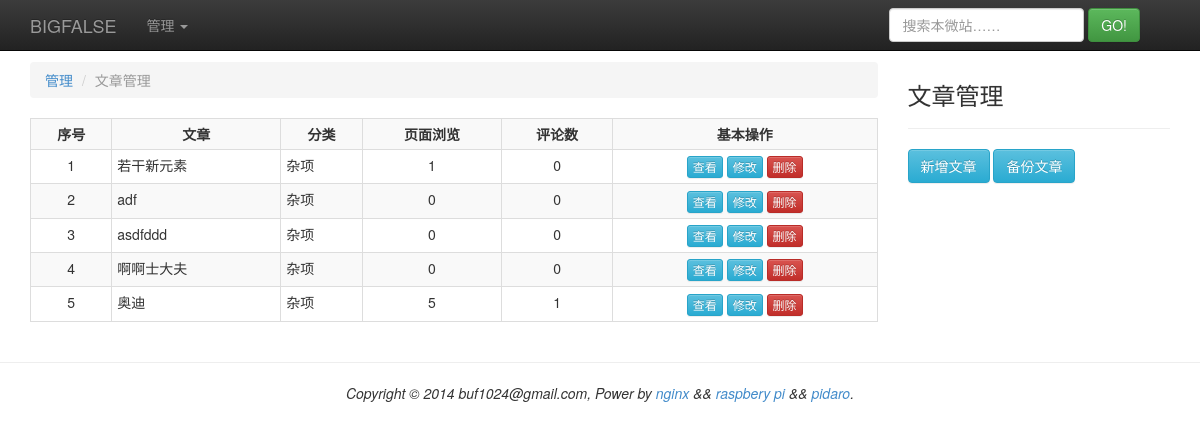
The app's page /manage/passage (signed in) with its own data.
### tinylog/models.py (models this page shows, shortened)
class Settings(models.Model):
    title = models.CharField(max_length = 128)
    brand = models.CharField(max_length = 128)
    copy_info = models.CharField(max_length = 256)
    blog_display_count = models.IntegerField()
    blog_notify = models.BooleanField()
    blog_overview = models.BooleanField()
    game_menu_count = models.IntegerField()
    create_time = models.DateTimeField()
    update_time = models.DateTimeField()

class Passage(models.Model):
    title = models.CharField(max_length = 128)
    content = models.TextField()
    summary = models.TextField(null=True)
    hot = models.IntegerField()
    visiable = models.BooleanField()
    enable_comment = models.BooleanField()
    front_flag = models.BooleanField()
    draft_flag = models.BooleanField()
    create_time = models.DateTimeField()
    update_time = models.DateTimeField()
    catalog = models.ForeignKey(Catalog, null=True)
    labels = models.ManyToManyField(Label)
    archive = models.ForeignKey(Archive)

class Catalog(models.Model):
    name = models.CharField(max_length = 64)
    desc = models.CharField(max_length = 512, null=True)
    type = models.IntegerField()
    create_time = models.DateTimeField()
    update_time = models.DateTimeField()

### tinylog/views.py (the view)
# urls.py: url(r'^manage/passage$', 'tinylog.views.mngpassage'),
def mngpassage(req):
    r = try_redirect(req)
    if r != None:
        return r
    settings = get_settings()
    setting = settings['setting']
    d = {}
    d['extral_block'] = get_mngpassage_extral_block()
    d['header_block'] = get_header_block(setting.title + u' : 文章管理',
                                              extjs = ['/js/mngpassage.js'])
    d['nav_block'] = get_nav_block(req)
    d['content_block'] = get_mngpassage_block()
    d['footer_block'] = get_footer_block()
    t = get_template('general.html')
    c = Context(d)
    h = t.render(c)
    return HttpResponse(h)

### tinylog/util.py (called while the page is built, shortened)
def get_settings(is_force = False):
    global _g_last_time
    global _g_read_interval
    now = int(time())
    diff = now - _g_last_time
    return _g_settings

def get_header_block(webtitle, extjs = None, extcss = None):
    settings = get_settings()
    d = {}
    d['webtitle'] = webtitle
    d['mstdjss'] = settings['stdjss']
    d['mstdcss'] = settings['stdcss']
    d['mextjs'] = extjs
    d['mextcss'] = extcss
    t = get_template('header.html')
    c = Context(d)
    h = t.render(c)
    return h

def get_nav_block(req):
    settings = get_settings()
    setting = settings['setting']
    games = settings['games']
    d = {}
    d['brand'] = setting.brand
    d['games'] = games
    d['admin'] = is_admin(req)
    t = get_template('nav.html')
    c = Context(d)
    h = t.render(c)
    return h

def get_passage_count_block():
    d = {}
    d['data_role'] = 'passage'
    d['data_page'] = 1
    count = Passage.objects.filter(visiable=True, draft_flag=False).count();
    settings = get_settings()
    setting = settings['setting']
    setting.blog_display_count
    pages = count / setting.blog_display_count
    if count % setting.blog_display_count != 0:
        pages = pages + 1
    d['page_total'] = pages
    t = get_template('pagecount.html')
    c = Context(d)
    h = t.render(c)
    return h

def get_footer_block():
    settings = get_settings()
    setting = settings['setting']
    d = {}
    d['copy_info'] = setting.copy_info
    t = get_template('footer.html')
    c = Context(d)
    h = t.render(c)
    return h

def get_confirm_dialog():
    d = {}
    d['dialog_id'] = 'dialog_confirm'
    d['dialog_title_id'] = 'dialog_confirm_title'
    d['dialog_body_id'] = 'dialog_confirm_body'
    d['dialog_title'] = u'确认'
    d['dialog_body'] = u'<h2>操作不可逆，是否确定？</h2>'
    btn_no = {}
    btn_no['id'] = 'dialog_confirm_no'
    btn_no['title'] = u'取消'
    btn_yes = {}
    btn_yes['id'] = 'dialog_confirm_yes'
    btn_yes['title'] = u'确定'
    d['btns'] = [btn_no, btn_yes]
    t = get_template('dialog.html')
    c = Context(d)
    h = t.render(c)
    return h

def is_admin(req):
    return req.user.is_authenticated()

def try_redirect(req = None):
    if is_admin(req) == False:
        return HttpResponseRedirect('/manage/admin')
    return None

### tinylog/util_passage.py (called while the page is built)
def get_mngpassage_extral_block():
    h = get_confirm_dialog()
    return h

### template/nav.html (shortened to what this page needs)
<div class="navbar navbar-inverse navbar-fixed-top" role="navigation">
  <div class="container">
    <div class="navbar-header">
      <a class="navbar-brand" href="/">{{ brand }}</a>
    </div>
    <div class="navbar-collapse collapse">
      <ul class="nav navbar-nav">
        {% if admin %}
        <li class="dropdown">
          <a class="dropdown-toggle" data-toggle="dropdown" href="#">
            管理 <span class="caret"></span>
          </a>
        </li>
        {% else %}
        <li><a href="/manage/admin">管理</a></li>
        {% endif %}
      </ul>
      <form class="navbar-form navbar-right" role="search" method="get" action="/search">
        <div class="form-group">
          <input type="text" id="search_text" class="form-control" name="navq" placeholder="搜索本微站……">
        </div>
        <button type="submit" id="search_go" class="btn btn-success">GO!</button>
      </form>
    </div>
  </div>
</div>

### template/mngpassage.html (shortened to what this page needs)
<div class="col-sm-9">
  <ol class="breadcrumb">
    <li><a href="#">管理</a></li>
    <li class="active">文章管理</li>
  </ol>
  <table class="table table-hover table-bordered table-striped table-condensed">
    <tr>
      <th class="text-center-align">序号</th>
      <th class="text-center-align">文章</th>
      <th class="text-center-align">分类</th>
      <th class="text-center-align">页面浏览</th>
      <th class="text-center-align">评论数</th>
      <th class="text-center-align">基本操作</th>
    </tr>
    {% if passages %}
    {% for p in passages %}
    <tr>
      <td class="text-center-align">{{ forloop.counter }}</td>
      <td>{{ p.passage.title }}</td>
      <td>{{ p.passage.catalog.name }}</td>
      <td class="text-center-align">{{ p.passage.hot }}</td>
      <td class="text-center-align">{{ p.comment_count }}</td>
      <td class="text-center-align">
        <button class="btn btn-xs btn-info" data="{{ p.passage.id }}" id="mngpassage_view_{{ p.passage.id }}">查看</button>
        <button class="btn btn-xs btn-info" data="{{ p.passage.id }}" id="mngpassage_modify_{{ p.passage.id }}">修改</button>
        <button class="btn btn-xs btn-danger" data="{{ p.passage.id }}" id="mngpassage_delete_{{ p.passage.id }}">删除</button>
      </td>
    </tr>
    {% endfor %}
    {% endif %}
  </table>
</div>
<div class="col-sm-3">
    <div class="bulletin">
      <h3>文章管理</h3><hr>
      <p>
        <button class="btn btn-info" id="mngpassage_new_passage">新增文章</button>
        <button class="btn btn-info" id="mngpassage_backup_passage">备份文章</button>
      </p>
    </div>
</div>

### template/footer.html
<footer>
  <div class="text-center-align">
  	<p>{{ copy_info|safe }}</p>
	</div>
</footer>

### static/css/bigfalse.css (style rules this page uses)
.text-center-align { text-align: center; }

### records on screen
Settings: brand "BIGFALSE", copy_info "Copyright © 2014 buf1024@gmail.com, Power by nginx && raspbery pi && pidaro ."
Passage: passage "若干新元素", passage.catalog.name "杂项", passage.hot "1", comment_count "0"
Passage: passage "adf", passage.catalog.name "杂项", passage.hot "0", comment_count "0"
Passage: passage "asdfddd", passage.catalog.name "杂项", passage.hot "0", comment_count "0"
Passage: passage "啊啊士大夫", passage.catalog.name "杂项", passage.hot "0", comment_count "0"
Passage: passage "奥迪", passage.catalog.name "杂项", passage.hot "5", comment_count "1"
